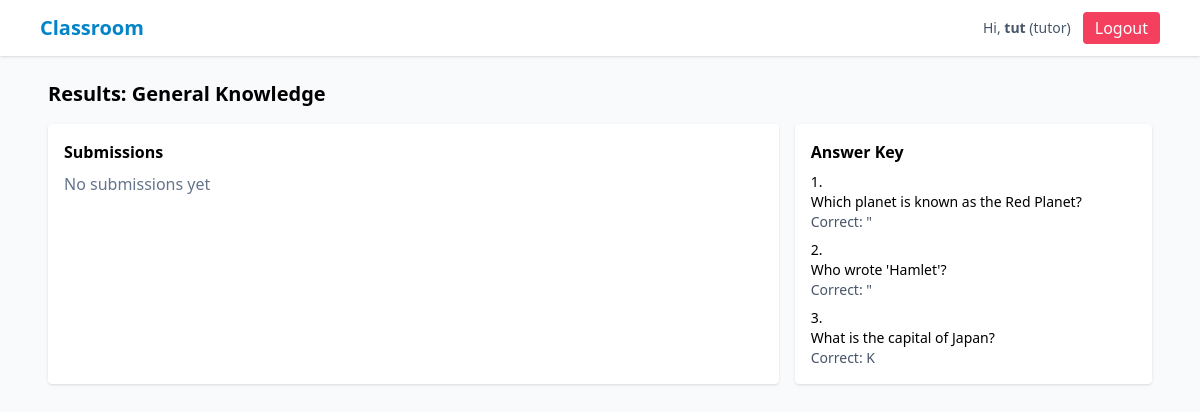
The page /quiz/3/results (signed in) on the database as committed earlier.
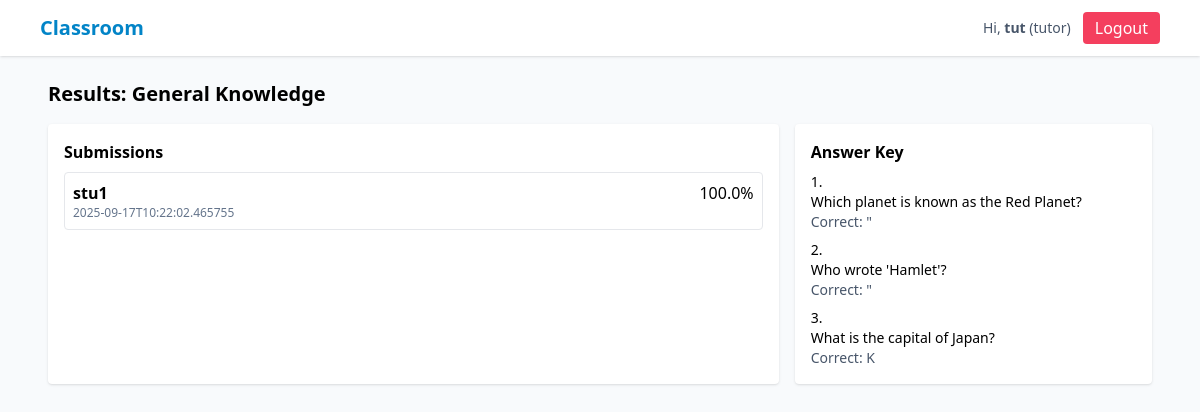
The same page on the database as committed later.
### tables this page shows
CREATE TABLE questions (
      id INTEGER PRIMARY KEY AUTOINCREMENT,
      quiz_id INTEGER NOT NULL,
      question_text TEXT NOT NULL,
      choices TEXT NOT NULL, -- JSON array
      answer_index INTEGER NOT NULL,
      points INTEGER NOT NULL DEFAULT 1,
      FOREIGN KEY(quiz_id) REFERENCES quizzes(id) ON DELETE CASCADE
    );

CREATE TABLE submissions (
      id INTEGER PRIMARY KEY AUTOINCREMENT,
      quiz_id INTEGER NOT NULL,
      student_id INTEGER NOT NULL,
      answers TEXT NOT NULL, -- JSON array of chosen index or null
      score REAL NOT NULL,
      submitted_at TEXT NOT NULL,
      FOREIGN KEY(quiz_id) REFERENCES quizzes(id) ON DELETE CASCADE,
      FOREIGN KEY(student_id) REFERENCES users(id) ON DELETE CASCADE
    );

CREATE TABLE users (
      id INTEGER PRIMARY KEY AUTOINCREMENT,
      name TEXT NOT NULL,
      email TEXT UNIQUE NOT NULL,
      password_hash TEXT NOT NULL,
      role TEXT NOT NULL CHECK(role IN ('admin','tutor','student')),
      created_at TEXT NOT NULL
    );

### app.py (the view)
@app.route("/quiz/<int:quiz_id>/results")
@login_required
def quiz_results(quiz_id):
    data = DB.get_quiz(quiz_id)
    if not data: flash("Quiz not found", "danger"); return redirect(url_for("index"))
    subs = DB.get_submissions_for_quiz(quiz_id) if current_user.role == "tutor" else [s for s in DB.get_submissions_for_quiz(quiz_id) if s["student_id"] == current_user.id]
    return render_template("quiz_results.html", quiz=data["quiz"], questions=data["questions"], submissions=subs)

### app.py (called while the page is built)
@login_manager.user_loader
def load_user(user_id):
    row = DB.get_user_by_id(int(user_id))
    if row:
        return User(row)
    return None

### db.py (called while the page is built)
def get_connection():
    conn = sqlite3.connect(DB_PATH, timeout=5, detect_types=sqlite3.PARSE_DECLTYPES, check_same_thread=False)
    conn.row_factory = sqlite3.Row
    conn.execute("PRAGMA foreign_keys = ON;")
    return conn

def get_user_by_id(uid: int) -> Optional[sqlite3.Row]:
    conn = get_connection()
    cur = conn.cursor()
    cur.execute("SELECT * FROM users WHERE id = ?", (uid,))
    r = cur.fetchone()
    conn.close()
    return r

def get_quiz(quiz_id: int):
    conn = get_connection()
    cur = conn.cursor()
    cur.execute("SELECT * FROM quizzes WHERE id = ?", (quiz_id,))
    quiz = cur.fetchone()
    if not quiz:
        conn.close()
        return None
    cur.execute("SELECT * FROM questions WHERE quiz_id = ?", (quiz_id,))
    questions = cur.fetchall()
    conn.close()
    return {"quiz": quiz, "questions": questions}

### templates/quiz_results.html
{% extends "base.html" %}
{% block content %}
<h2 class="text-xl font-semibold mb-4">Results: {{ quiz.title }}</h2>
<div class="grid md:grid-cols-3 gap-4">
  <div class="md:col-span-2 bg-white p-4 rounded shadow">
    <h3 class="font-semibold mb-2">Submissions</h3>
    <ul class="space-y-2">
      {% for s in submissions %}
        <li class="border p-2 rounded">
          <div class="flex justify-between"><div><strong>{{ s.student_name }}</strong></div><div>{{ s.score }}%</div></div>
          <div class="text-xs text-slate-500">{{ s.submitted_at }}</div>
        </li>
      {% else %}
        <li class="text-slate-500">No submissions yet</li>
      {% endfor %}
    </ul>
  </div>
  <div class="bg-white p-4 rounded shadow">
    <h3 class="font-semibold mb-2">Answer Key</h3>
    <ol class="list-decimal list-inside text-sm space-y-2">
      {% for q in questions %}
        <li><div class="font-medium">{{ q.question_text }}</div><div class="text-slate-600">Correct: {{ q.choices[q.answer_index] }}</div></li>
      {% endfor %}
    </ol>
  </div>
</div>
{% endblock %}

Rows that differ between the two databases and show on the page:
added submissions: student_name "stu1", score "100.0", submitted_at "2025-09-17T10:22:02.465755"
Other text that changed with them:
text no longer shown: "No submissions yet"
